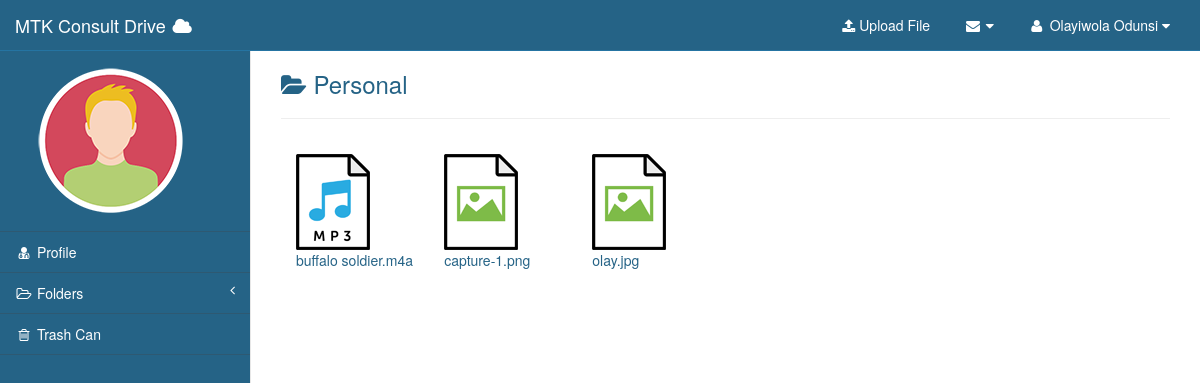
Screenshot of /home.php (signed in) with the database file from the repository.
### tables this page shows
CREATE TABLE IF NOT EXISTS `files` (
  `file_id` int(11) NOT NULL AUTO_INCREMENT,
  `file_name` varchar(255) NOT NULL,
  `file_pub_key` varchar(255) DEFAULT NULL,
  `file_pri_key` varchar(255) DEFAULT NULL,
  `date_uploaded` timestamp NOT NULL DEFAULT CURRENT_TIMESTAMP,
  `file_size` varchar(255) NOT NULL,
  `file_uploader_id` varchar(255) NOT NULL,
  `folder_id` int(11) DEFAULT NULL,
  `file_type` varchar(255) NOT NULL,
  `presence` int(10) NOT NULL DEFAULT '1',
  PRIMARY KEY (`file_id`)
);

### inc/database.php (called while the page is built, shortened)
<?php
class Database{
	private $connection ;
	public function __construct(){
		try{
		$this->connection = new PDO('mysql:host='.DBHOST.';port='.DBPORT.';dbname='.DBNAME,DBUSER,DBPASS);
		}
		catch(PDOException $e){
			echo "Connection error".$e->getMessage();
		}
	}
	private function query($sql,$array){
            $this->connection->setAttribute(PDO::ATTR_EMULATE_PREPARES,false);
            try{
            $result = $this->connection->prepare($sql);
                if(!$result->execute(array_values($array)))
                {
                }
            }
            catch (Exception $e){
                echo $e->getMessage();
            }
            catch(PDOException $e){
                echo $e->getMessage();
                echo 'fold';
            }
		return $result;
	}
	public function multipleColumn($sql,$array){
           $result = $this->query($sql, $array) ;
           return $result->fetchAll();
	}
}
?>

### pages/Personal_files.php (the view, shortened to what this page needs)
<?php
$db = new Database();
$val = $db->multipleColumn("SELECT * FROM `files` WHERE `file_uploader_id` LIKE ? AND `folder_id` LIKE ? AND `presence` LIKE ?", array($uid,0,1));
function get_thumb($file_type){
    switch($file_type){
        case 'm4a':
            $src =  "img/file-icons/audio.png";break;
        case 'jpg':
          $src =  "img/file-icons/image.png";break;
        case 'png':
            $src =  "img/file-icons/image.png";break;
    }
    return $src;
}
?>
<div class="row">
<div class="col-lg-12">
        <h3><i class="fa fa-folder-open"> </i> Personal</h3>
        <hr class="divider">
    <div class="panel-body">
        <div class="row">
        <?php foreach($val as $key=>$value){?>
        <div class="fileItem col-sm-2 context-menu-one">
            <img src="<?php echo get_thumb($value['file_type'])?>"  alt=""  class="thumb"/>
                    <figcaption class="figure-caption"><?php echo $value['file_name'] ?></figcaption>
                </div>
        <?php } ?>
      </div>
    </div>
</div>
</div>

### css/sb-admin-2.css (style rules this page uses)
body { background-color: #f8f8f8; }

### css/style.css (style rules this page uses)
body { background-color:#256386; color: #256386; }
div .fileItem { height: 130px; }

### rows the page displays
files: shows a picture, file_name "buffalo soldier.m4a"
files: file_name "capture-1.png"
files: file_name "olay.jpg"

### other values shown
$uname "Olayiwola Odunsi"
